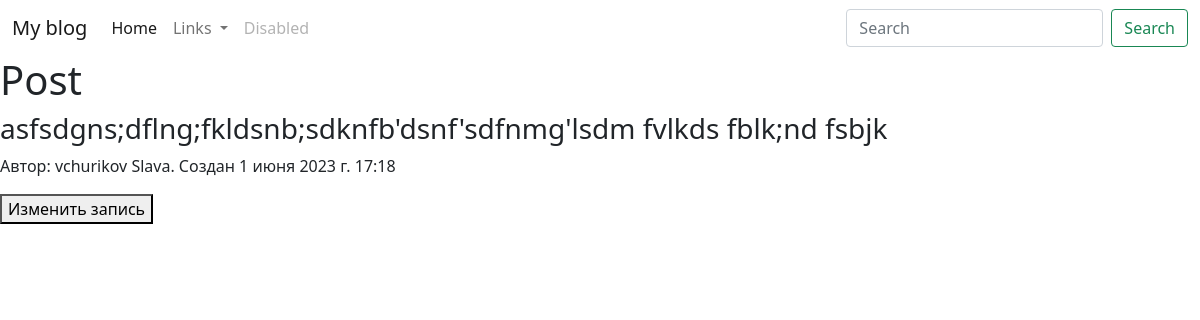
The page /blog/post/12/ on the database as committed earlier.
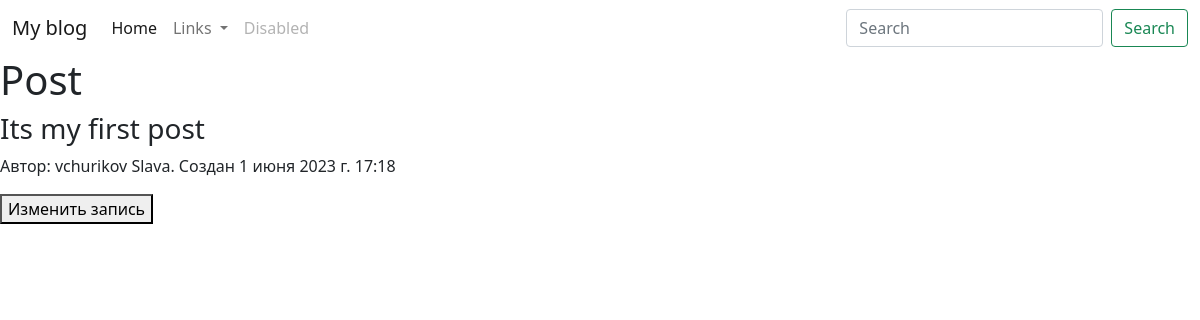
The same page on the database as committed later.
### main/models.py (models this page shows, shortened)
class Post(models.Model):
    title = models.CharField(max_length=128, verbose_name='Заголовок')
    body = models.TextField(verbose_name='Статья')
    draft = models.BooleanField(default=True)
    changed_at = models.DateTimeField(auto_now=True, )
    created_at = models.DateTimeField(auto_now_add=True)
    author = models.ForeignKey(User, on_delete=models.CASCADE, verbose_name='Автор')
    class Meta:
        verbose_name = 'Пост'
        verbose_name_plural = 'Посты'

### main/views.py (the view)
# urls.py: path('post/<int:pk>/',PostDetail.as_view(),  name='post_detail'),
class PostDetail(DetailView):
    model = Post

### main/templates/main/post_detail.html (shortened to what this page needs)
{% extends 'base.html' %}
{% block content %}
    <h1>{{ post.title }}</h1>
    <h3>{{ post.body }}</h3>
    <p>Автор: {{ post.author }} {{ post.author.first_name}}. Создан {{ post.created_at }}</p>
<a href="{% url 'post_update' pk=post.pk %} "><button>Изменить запись</button></a>
{% endblock content %}

### templates/base.html (shortened to what this page needs)
<!doctype html>
<html lang="ru">
  <head>
    <link href="https://cdn.jsdelivr.net/npm/bootstrap@5.1.3/dist/css/bootstrap.min.css" rel="stylesheet">
  </head>
  <body>
  <nav class="navbar navbar-expand-lg navbar-light " >
      <div class="container-fluid">
        <a class="navbar-brand" href="{% url 'home'%}">My blog</a>
    <div class="collapse navbar-collapse" id="navbarSupportedContent">
      <ul class="navbar-nav me-auto mb-2 mb-lg-0">
        <li class="nav-item">
          <a class="nav-link active" aria-current="page" href="{% url 'home' %} ">Home</a>
        </li>
        <li class="nav-item dropdown">
          <a class="nav-link dropdown-toggle" href="#" id="navbarDropdown" role="button" data-bs-toggle="dropdown" aria-expanded="false">
            Links
          </a>
        </li>
        <li class="nav-item">
          <a class="nav-link disabled">Disabled</a>
        </li>
      </ul>
      <form class="d-flex">
        <input class="form-control me-2" type="search" placeholder="Search" aria-label="Search">
        <button class="btn btn-outline-success" type="submit">Search</button>
      </form>
    </div>
  </div>
</nav>
     {% block content %}{% endblock content %}
  </body>
</html>

Rows that differ between the two databases and show on the page:
changed Post "Post": body "asfsdgns;dflng;fkldsnb;sdknfb'dsnf'sdfnmg'lsdm fvlkds fblk;nd fsbjk" → "Its my first post"
